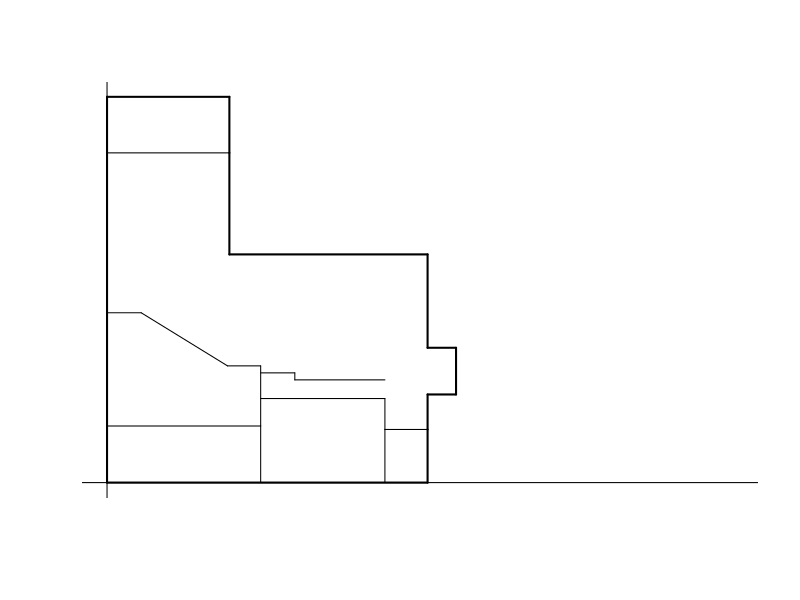

This figure's R source:
plot(c(0,55), c(0,55), type="n", xlab = "", ylab="", axes=F)

lines(c(0,28+2/12), c(0,0), lwd=2)
lines(c(0,0), c(0,55+1/12), lwd=2)

lines(c(10+9/12,10+9/12), c(47+1/12,55+1/12), lwd=2) #Storage
lines(c(0,10+9/12), c(55+1/12,55+1/12), lwd=2) #Storage
lines(c(0,10+9/12), c(47+1/12,47+1/12))

lines(c(10+9/12,10+9/12), c(32+7/12,47+1/12), lwd=2)
lines(c(10+9/12,28+2/12), c(32+7/12,32+7/12), lwd=2)

lines(c(0,13+6/12), c(8+1/12,8+1/12)) #utility room
lines(c(13+6/12,13+6/12), c(0,8+1/12)) #utility room

lines(c(13+6/12,13+6/12), c(8+1/12,16+8/12)) #bedroom
lines(c(3,10+7/12), c(24+3/12, 16+8/12))
lines(c(10+7/12, 13+6/12), c(16+8/12, 16+8/12)) 

lines(c(13+6/12,24+5/12), c(12, 12)) #bathroom wall to staircase
lines(c(24+5/12,24+5/12), c(7+7/12, 12))	#bathroom

lines(c(24+5/12, 28+2/12), c(7+7/12,7+7/12)) #electricity room
lines(c(24+5/12, 24+5/12), c(0,7+7/12)) #electricity room
lines(c(28+2/12, 28+2/12), c(0,7+7/12), lwd =2) #electricity room

lines(c(0, 3), c(24+3/12,24+3/12)) 

lines(c(13+6/12, 16+6/12), c(15+8/12, 15+8/12))	#closet under staircase
lines(c(16+6/12, 24+5/12), c(14+8/12, 14+8/12))
lines(c(16+6/12, 16+6/12), c(15+8/12, 14+8/12))

lines(c(28+2/12, 28+2/12), c(7+7/12, 12+7/12), lwd=2)
lines(c(28+2/12, 30+8/12), c(12+7/12, 12+7/12), lwd=2)
lines(c(28+2/12, 30+8/12), c(19+3/12, 19+3/12), lwd=2)
lines(c(30+8/12, 30+8/12), c(12+7/12, 19+3/12), lwd=2)
lines(c(28+2/12, 28+2/12), c(19+3/12, 32+7/12), lwd=2)

abline(v=0);abline(h=0)

#Total sq footage
#39 * 28 - 14.5 * 17.5 
#minus staircase and bathroom: 7*11=77
#plus a small den under bookcase: 17
#plus the luggage den: 3 * 7 = 20 
#plus the closet: 5*2=10 
#total:808

#Length of 1/4 round

#Length of dry wall bottom approximation
# (28+48)*2 = 152
# closet: 11*2 = 22
# bedroom wall: 3+3+4+4 = 14
# bathroom wall: 12+12 = 24
# total: 152+22+14+24=212; round up 10% = 234
# 234/(8*2)=15

